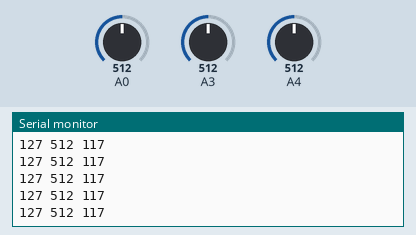
Simulated run of this sketch. Board: Arduino Uno, built with avr-gcc and run on an emulated ATmega328P. Shown: the last lines printed to the serial monitor. Inputs (shaded band) come from the test bench; at power-on: A0 = 512, A3 = 512, A4 = 512.

Above: at 1.2 s.
1.3 s: A0 set to 44
At 2.4 s:
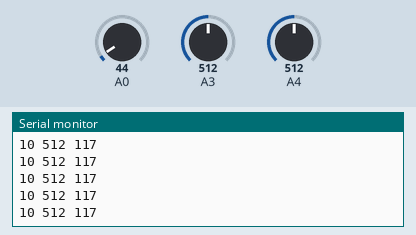
2.8 s: A0 set to 36
At 3.9 s:
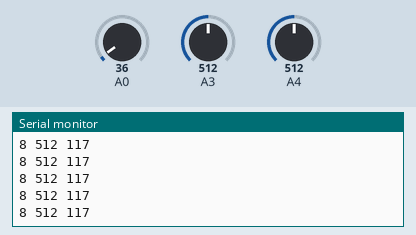
Timing chart, 0 to 5.8 s (numbered marks = the images above; inputs shaded):
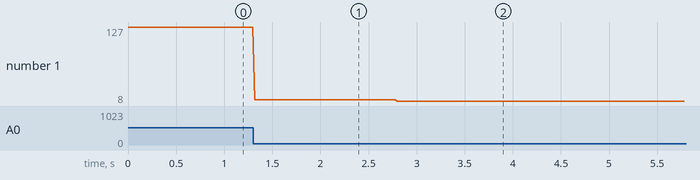

The sketch:

lightdetection.ino
```cpp
//Written by Daiqi Wu
//Use with the processing code

void setup() {
  Serial.begin(9600);
}

int light = 0;
int button = 0;
int temperature = 0;
void loop() {
  light = map(analogRead(A0), 0, 1023, 0, 255);
  button = analogRead(A4);
  temperature = map(analogRead(A3), 670, 750, 265, 340);
  Serial.print(light); Serial.print(' ');
  Serial.print(button); Serial.print(' ');
  Serial.println(temperature);
  delay(20);
}
```

Measured:
- after the input at 1.3 s, the serial monitor: prints a new line at once (image 1)
- after the input at 2.8 s, the serial monitor: prints a new line at once (image 2)
- plotted number 1: 127 → 10 after the input at 1.3 s, 10 → 8 after the input at 2.8 s
